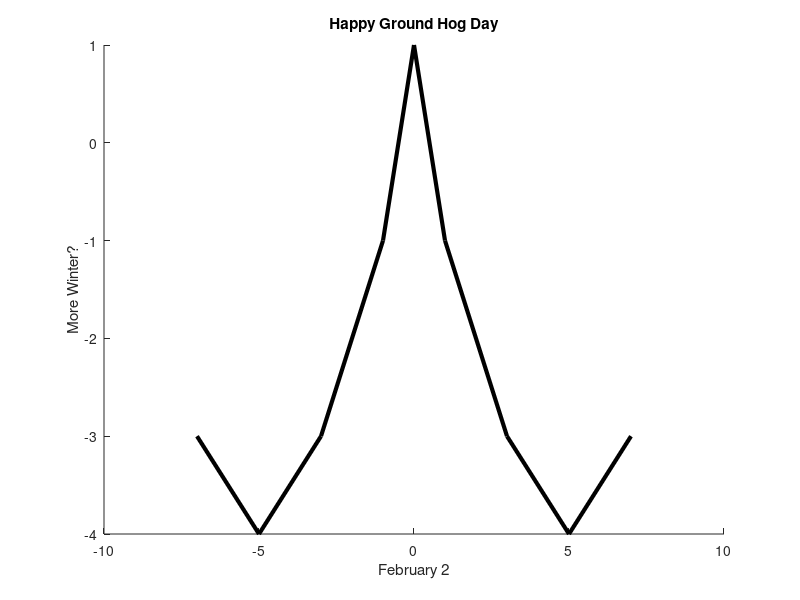

The MATLAB source for this figure: (Note: this script raises an error after producing the figure.)
hold on;
title('Happy Ground Hog Day');              %Title
xlabel('February 2');                       %X Label
ylabel('More Winter?');                     % Y Label
x1 = [-7 -5 -3 -1 0 1 3 5 7];               
y1 = [-3 -4 -3 -1 1 -1 -3 -4 -3];
plot(x1,y1, '-k', 'LineWidth',3);           
x2 = [2 -2 -2.8 -3 0 3 2.8 2];
y2 = [6 6 5 4 1 4 5 6];
fill(x2,y2, '-k');
x3 = [2 3 3 2 2];
y3 = [6 6 7 7 6];
fill(x3,y3, '-k');
x4 = [-2 -3 -3 -2 -2];
y4 = [6 6 7 7 6];
fill(x4,y4, '-k');
x5 = [-2 -2 0 0 0 2 2];
y5 = [-2 -5 -5 -1 -5 -5 -2];
plot (x5, y5, '-k', 'LineWidth',3);